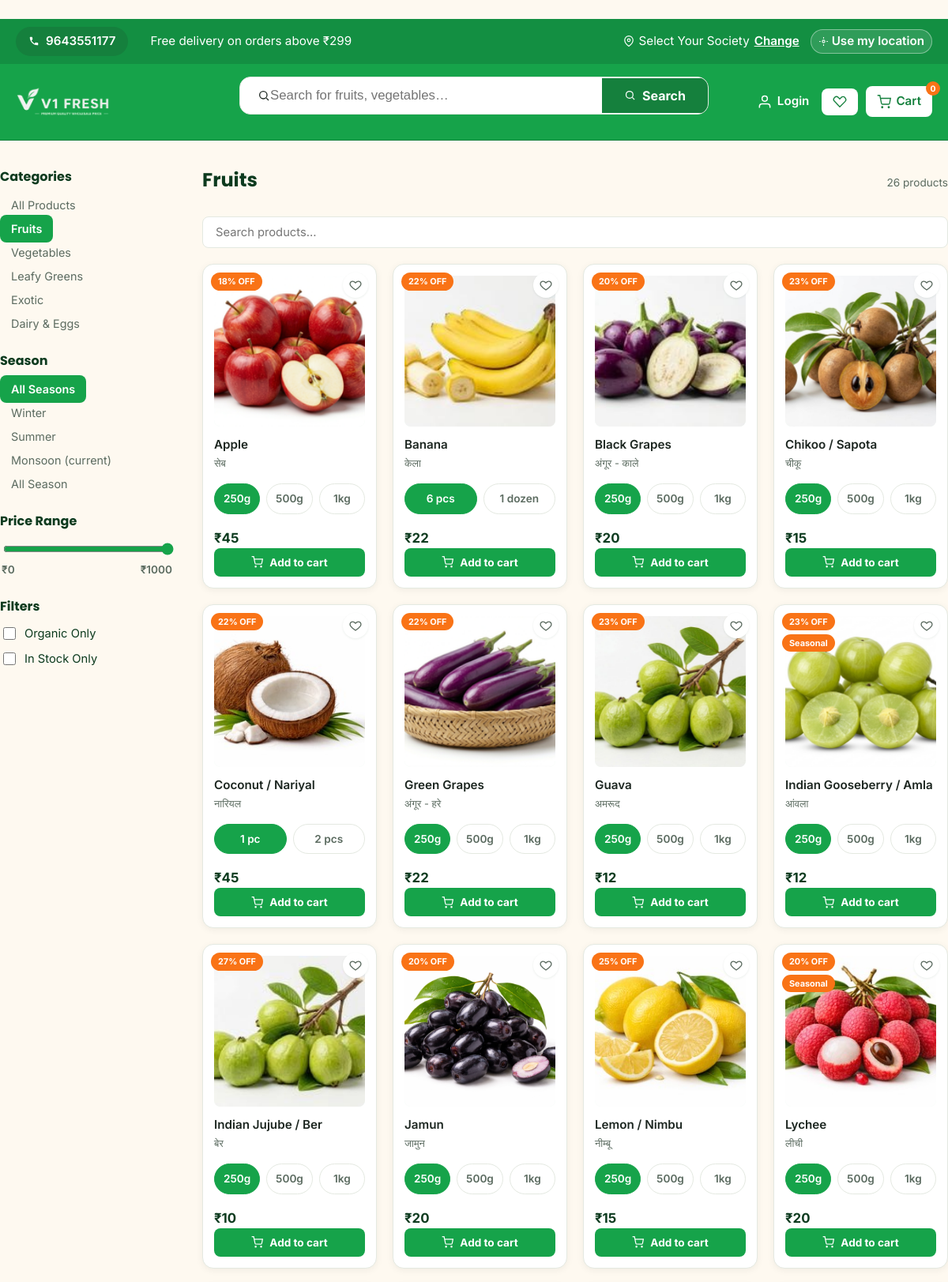
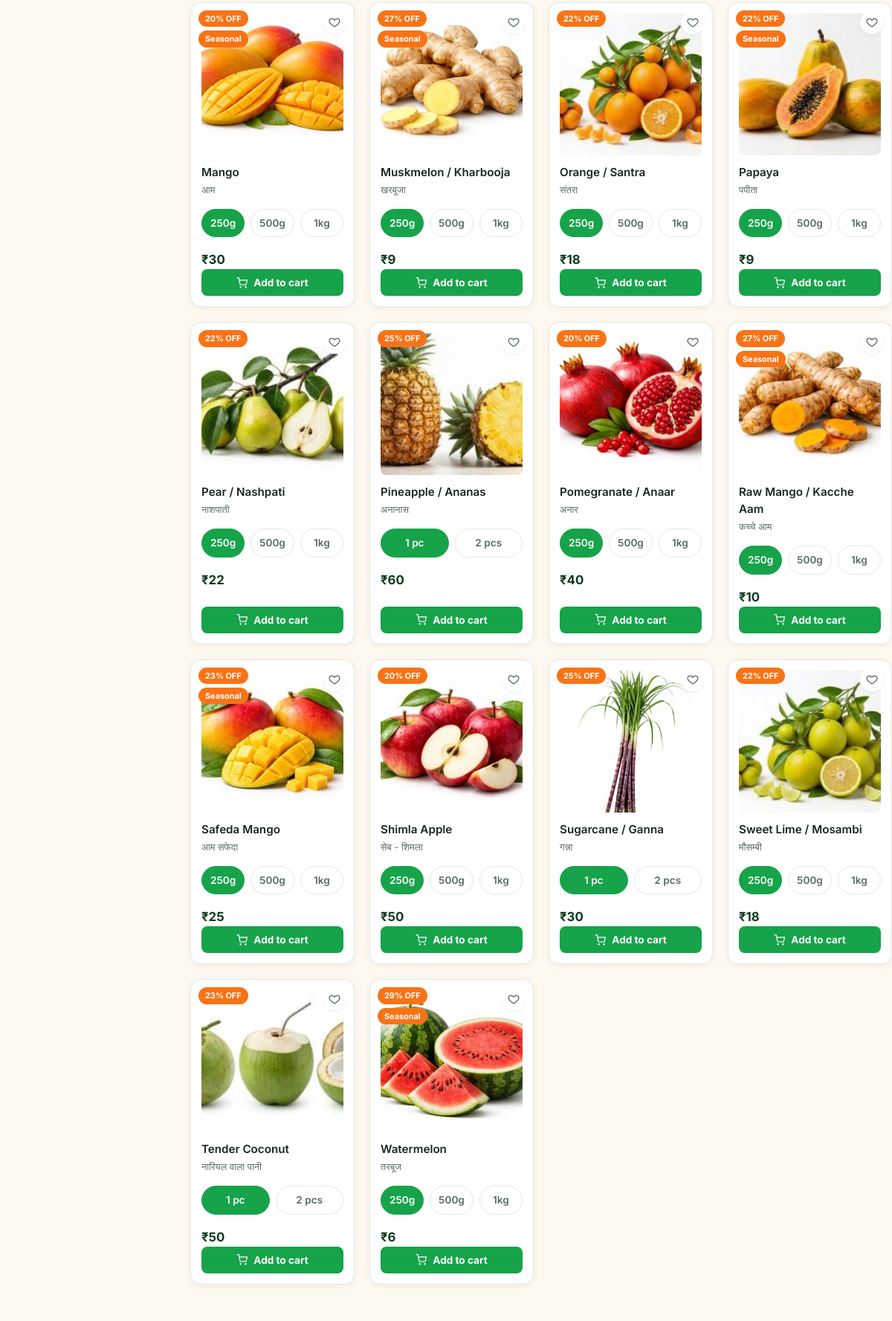
Page /products/?category=fruits (upper part) on the committed database (2 pictures, top to bottom).
### models.py (models this page shows, shortened)
class Category(db.Model):
    __tablename__ = "categories"
    id = db.Column(db.Integer, primary_key=True)
    name = db.Column(db.String(80), nullable=False)
    slug = db.Column(db.String(80), unique=True, nullable=False)
    image = db.Column(db.String(255), nullable=False, default="")
    sort_order = db.Column(db.Integer, default=0)
    products = db.relationship("Product", backref="category", lazy=True)

class Product(db.Model):
    __tablename__ = "products"
    id = db.Column(db.Integer, primary_key=True)
    name = db.Column(db.String(120), nullable=False)
    slug = db.Column(db.String(120), unique=True, nullable=False)
    category_id = db.Column(db.Integer, db.ForeignKey("categories.id"), nullable=False)
    price = db.Column(db.Float, nullable=False)           # current selling price
    mrp = db.Column(db.Float, nullable=True)               # original/strike-through price
    unit = db.Column(db.String(30), nullable=False, default="kg")  # kg, dozen, piece, bunch, gram
    image = db.Column(db.String(255), nullable=False, default="")
    description = db.Column(db.Text, nullable=True)
    stock = db.Column(db.Integer, nullable=False, default=100)
    is_featured = db.Column(db.Boolean, default=False)
    is_organic = db.Column(db.Boolean, default=False)
    season = db.Column(db.String(20), nullable=False, default="all-season")  # winter, summer, monsoon, all-season
    rating = db.Column(db.Float, default=4.5)
    created_at = db.Column(db.DateTime, default=datetime.utcnow)
    @property
    def discount_percent(self):
        if self.mrp and self.mrp > self.price:
            return round(((self.mrp - self.price) / self.mrp) * 100)
        return 0
    @property
    def in_stock(self):
        return self.stock > 0

### routes/products.py (the view)
@products_bp.route("/")
def listing():
    category_slug = request.args.get("category")
    search_query = request.args.get("q", "").strip()
    season_filter = request.args.get("season")
    query = Product.query
    active_category = None
    if category_slug:
        active_category = Category.query.filter_by(slug=category_slug).first()
        if active_category:
            query = query.filter_by(category_id=active_category.id)
    if search_query:
        query = query.filter(Product.name.ilike(f"%{search_query}%"))
    if season_filter and season_filter != "all":
        query = query.filter_by(season=season_filter)
    products = query.order_by(Product.name).all()
    categories = Category.query.order_by(Category.sort_order).all()
    return render_template(
        "products/listing.html",
        products=products,
        categories=categories,
        active_category=active_category,
        active_season=season_filter,
        current_season=current_season(),
    )

### models.py (called while the page is built)
def weight_options_for(unit, detail=False):
    if detail and unit in DETAIL_WEIGHT_OPTIONS:
        return DETAIL_WEIGHT_OPTIONS[unit]
    return WEIGHT_OPTIONS.get(unit, [(unit, 1.0)])

def current_season():
    month = datetime.utcnow().month
    if month in (11, 12, 1, 2):
        return "winter"
    elif month in (3, 4, 5, 6):
        return "summer"
    else:
        return "monsoon"

### templates/products/listing.html (shortened to what this page needs)
﻿{% extends "base.html" %}
{% block content %}
<section class="listing-page container">
    <div class="listing-layout">
        <aside class="listing-sidebar">
            <h3>Categories</h3>
            <ul class="sidebar-cat-list">
                <li><a href="{{ url_for('products.listing') }}" class="{{ 'active' if not active_category else '' }}">All Products</a></li>
                {% for cat in categories %}
                <li><a href="{{ url_for('products.listing', category=cat.slug) }}" class="{{ 'active' if active_category and active_category.id == cat.id else '' }}">{{ cat.name }}</a></li>
                {% endfor %}
            </ul>
            <h3 class="season-filter-heading">Season</h3>
            <ul class="sidebar-cat-list">
                <li><a href="{{ url_for('products.listing', category=active_category.slug if active_category else None) }}" class="{{ 'active' if not active_season else '' }}">All Seasons</a></li>
                {% for s in ["winter", "summer", "monsoon", "all-season"] %}
                <li>
                    <a href="{{ url_for('products.listing', category=active_category.slug if active_category else None, season=s) }}" class="{{ 'active' if active_season == s else '' }}">
                        {{ s.replace('-', ' ')|title }}{{ " (current)" if s == current_season else "" }}
                    </a>
                </li>
                {% endfor %}
            </ul>
            <h3 class="season-filter-heading">Price Range</h3>
            <div class="price-range">
                <input type="range" id="priceRange" min="0" max="1000" value="1000" step="10">
                <div class="price-range-labels">
                    <span>₹0</span>
                    <span id="priceMaxLabel">₹1000</span>
                </div>
            </div>
            <h3 class="season-filter-heading">Filters</h3>
            <div class="sidebar-filters">
                <label class="filter-check"><input type="checkbox" id="filterOrganic"> Organic Only</label>
                <label class="filter-check"><input type="checkbox" id="filterStock"> In Stock Only</label>
            </div>
        </aside>
        <div class="listing-main">
            <div class="listing-header">
                <h1>{{ active_category.name if active_category else "All Products" }}</h1>
                <span class="result-count" id="resultCount">{{ products|length }} products</span>
            </div>
            <div class="listing-search-wrap">
                <input
                    type="text"
                    id="liveSearch"
                    placeholder="Search products..."
                    value="{{ request.args.get('q', '') }}"
                    autocomplete="off"
                >
            </div>
            {% if products %}
            <div class="product-grid" id="productGrid">
                {% for product in products %}
                <div class="product-card-wrapper"
                     data-name="{{ product.name | lower }}"
                     data-price="{{ product.price }}"
                     data-organic="{{ 1 if product.is_organic else 0 }}"
                     data-stock="{{ 1 if product.in_stock else 0 }}">
                    {% include "partials/_product_card.html" %}
                </div>
                {% endfor %}
            </div>
            {% else %}
            <div class="empty-state">
                <p class="empty-state-icon">&#x1F966;</p>
                <p>No products found{% if request.args.get('q') %} for "{{ request.args.get('q') }}"{% endif %}.</p>
                <a href="{{ url_for('products.listing') }}" class="btn btn-ghost">Browse all products</a>
            </div>
            {% endif %}
        </div>
    </div>
</section>
{% endblock %}

### templates/partials/_product_card.html (shortened to what this page needs)
<div class="product-card" data-product-id="{{ product.id }}">
    {% if product.discount_percent > 0 or product.is_organic or (product.season and product.season != 'all-season') %}
    <div class="card-badges">
        {% if product.discount_percent > 0 %}<span class="badge badge-discount">{{ product.discount_percent }}% OFF</span>{% endif %}
        {% if product.season and product.season != 'all-season' %}<span class="badge badge-seasonal">Seasonal</span>{% endif %}
    </div>
    {% endif %}
    <button class="card-wishlist" type="button" data-action="wishlist" aria-label="Add to wishlist">
        <svg viewBox="0 0 24 24" width="16" height="16" fill="none" stroke="currentColor" stroke-width="2">
            <path d="M12 21s-6.7-4.35-9.3-8.1C.8 10 1.4 6.4 4.6 5 7 4 9.6 4.9 12 7.6 14.4 4.9 17 4 19.4 5c3.2 1.4 3.8 5 1.9 7.9C18.7 16.65 12 21 12 21z"/>
        </svg>
    </button>
    <a href="{{ url_for('products.detail', slug=product.slug) }}" class="product-card-img">
        <img src="{{ product.image }}" alt="{{ product.name }}" loading="lazy">
    </a>
    <div class="product-card-body">
        {% set hindi_name = product.name.split('(')[1].rstrip(')') if '(' in product.name else '' %}
        <a href="{{ url_for('products.detail', slug=product.slug) }}" class="product-card-name">{{ base_name }}</a>
        {% if hindi_name %}<span class="product-card-name-hindi">{{ hindi_name }}</span>{% endif %}
        {% set chips = weight_options_for(product.unit) %}
        {% set default_fraction = chips[0][1] %}
        <div class="weight-chip-row" data-base-price="{{ product.price }}">
            {% for label, fraction in chips %}
            <span class="weight-chip{{ ' is-selected' if loop.first else '' }}" data-action="chip" data-label="{{ label }}" data-fraction="{{ fraction }}">{{ label }}</span>
            {% endfor %}
        </div>
        <div class="product-card-price-row">
            <span class="price">₹{{ "%.0f"|format(product.price * default_fraction) }}</span>
        </div>
        {% if product.in_stock %}
        <button class="btn-add-cart-full" data-product-id="{{ product.id }}" data-action="add">
            <svg viewBox="0 0 24 24" width="15" height="15" fill="none" stroke="currentColor" stroke-width="2">
                <circle cx="9" cy="21" r="1"/><circle cx="20" cy="21" r="1"/>
                <path d="M1 1h4l2.7 13.4a2 2 0 0 0 2 1.6h9.7a2 2 0 0 0 2-1.6L23 6H6"/>
            </svg>
            Add to cart
        </button>
        {% else %}
        <button class="btn-add-cart-full" disabled>Out of Stock</button>
        {% endif %}
    </div>
</div>

### rows in the picture
Category: name "Fruits"
Category: name "Vegetables"
Category: name "Leafy Greens"
Category: name "Exotic"
Category: name "Dairy & Eggs"
Product: discount_percent "18", image (picture), hindi_name "सेब", chips "250g" "500g" "1kg", product.price*default_fraction "45"
Product: discount_percent "22", image (picture), hindi_name "केला", chips "6 pcs" "1 dozen", product.price*default_fraction "22"
Product: discount_percent "20", image (picture), hindi_name "अंगूर - काले", chips "250g" "500g" "1kg", product.price*default_fraction "20"
Product: discount_percent "23", image (picture), hindi_name "चीकू", chips "250g" "500g" "1kg", product.price*default_fraction "15"
Product: discount_percent "22", image (picture), hindi_name "नारियल", chips "1 pc" "2 pcs", product.price*default_fraction "45"
Product: discount_percent "22", image (picture), hindi_name "अंगूर - हरे", chips "250g" "500g" "1kg", product.price*default_fraction "22"
Product: discount_percent "23", image (picture), hindi_name "अमरूद", chips "250g" "500g" "1kg", product.price*default_fraction "12"
Product: discount_percent "23", season "Seasonal", image (picture), hindi_name "आंवला", chips "250g" "500g" "1kg", product.price*default_fraction "12"
Product: discount_percent "27", image (picture), hindi_name "बेर", chips "250g" "500g" "1kg", product.price*default_fraction "10"
Product: discount_percent "20", image (picture), hindi_name "जामुन", chips "250g" "500g" "1kg", product.price*default_fraction "20"
Product: discount_percent "25", image (picture), hindi_name "नीम्बू", chips "250g" "500g" "1kg", product.price*default_fraction "15"
Product: discount_percent "20", season "Seasonal", image (picture), hindi_name "लीची", chips "250g" "500g" "1kg", product.price*default_fraction "20"
Product: discount_percent "20", season "Seasonal", image (picture), hindi_name "आम", chips "250g" "500g" "1kg", product.price*default_fraction "30"
Product: discount_percent "27", season "Seasonal", image (picture), hindi_name "खरबूजा", chips "250g" "500g" "1kg", product.price*default_fraction "9"
Product: discount_percent "22", image (picture), hindi_name "संतरा", chips "250g" "500g" "1kg", product.price*default_fraction "18"
Product: discount_percent "22", season "Seasonal", image (picture), hindi_name "पपीता", chips "250g" "500g" "1kg", product.price*default_fraction "9"
Product: discount_percent "22", image (picture), hindi_name "नाशपाती", chips "250g" "500g" "1kg", product.price*default_fraction "22"
Product: discount_percent "25", image (picture), hindi_name "अनानास", chips "1 pc" "2 pcs", product.price*default_fraction "60"
Product: discount_percent "20", image (picture), hindi_name "अनार", chips "250g" "500g" "1kg", product.price*default_fraction "40"
Product: discount_percent "27", season "Seasonal", image (picture), hindi_name "कच्चे आम", chips "250g" "500g" "1kg", product.price*default_fraction "10"
Product: discount_percent "23", season "Seasonal", image (picture), hindi_name "आम सफेदा", chips "250g" "500g" "1kg", product.price*default_fraction "25"
Product: discount_percent "20", image (picture), hindi_name "सेब - शिमला", chips "250g" "500g" "1kg", product.price*default_fraction "50"
Product: discount_percent "25", image (picture), hindi_name "गन्ना", chips "1 pc" "2 pcs", product.price*default_fraction "30"
Product: discount_percent "22", image (picture), hindi_name "मौसम्बी", chips "250g" "500g" "1kg", product.price*default_fraction "18"
Product: discount_percent "23", image (picture), hindi_name "नारियल वाला पानी", chips "1 pc" "2 pcs", product.price*default_fraction "50"
Product: discount_percent "29", season "Seasonal", image (picture), hindi_name "तरबूज", chips "250g" "500g" "1kg", product.price*default_fraction "6"

### other values in the picture
{{ free_delivery_threshold }} "299"
{{ cart_count if cart_count else 0 }} "0"
{{ s.replace('-', ' ')|title }} "Winter" "Summer" "Monsoon" "All Season"
{{ " (current)" if s == current_season else "" }} "(current)"
